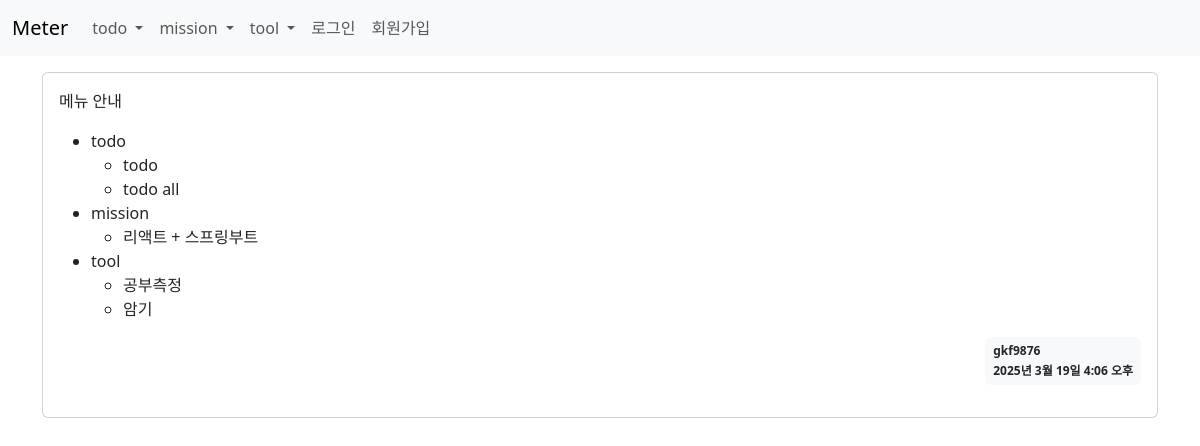
The app's page /info/ with its own data.
### info/models.py (models this page shows)
class Info(models.Model):
    author = models.ForeignKey(User, on_delete=models.CASCADE)
    content = HTMLField()
    create_date = models.DateTimeField()
    update_date = models.DateTimeField(null=True, blank=True)
    use_yn = models.CharField(max_length=2, default='Y')

### info/views.py (the view)
# urls.py: path('', views.index, name='index'),
def index(request):
    info_list = Info.objects.filter(use_yn='Y').order_by('-create_date')
    context = {'info_list': info_list}
    return render(request, 'info/index.html', context)

### templates/info/index.html (shortened to what this page needs)
{% extends 'base.html' %}
{% block content %}
<div class="container my-3">
    <div class="card my-3">
        {% if info_list %}
            {% for info in info_list %}
            <div class="card-body">
                <div class="card-text">{{ info.content|safe }}</div>
                <div class="d-flex justify-content-end">
                    <div class="badge bg-light text-dark p-2 text-start">
                        <div class="mb-2">{{ info.author.username }}</div>
                        <div>{{ info.create_date }}</div>
                    </div>
                </div>
            </div>
            {% endfor %}
        {% else %}
            <div class="card-body">공지가 없습니다.</div>
        {% endif %}
    </div>
</div>
{% endblock %}

### records on screen
Info: content "메뉴 안내 todo todo todo all mission 리액트 + 스프링부트 tool 공부측정 암기", author.username "gkf9876", create_date "2025년 3월 19일 4:06 오후"
